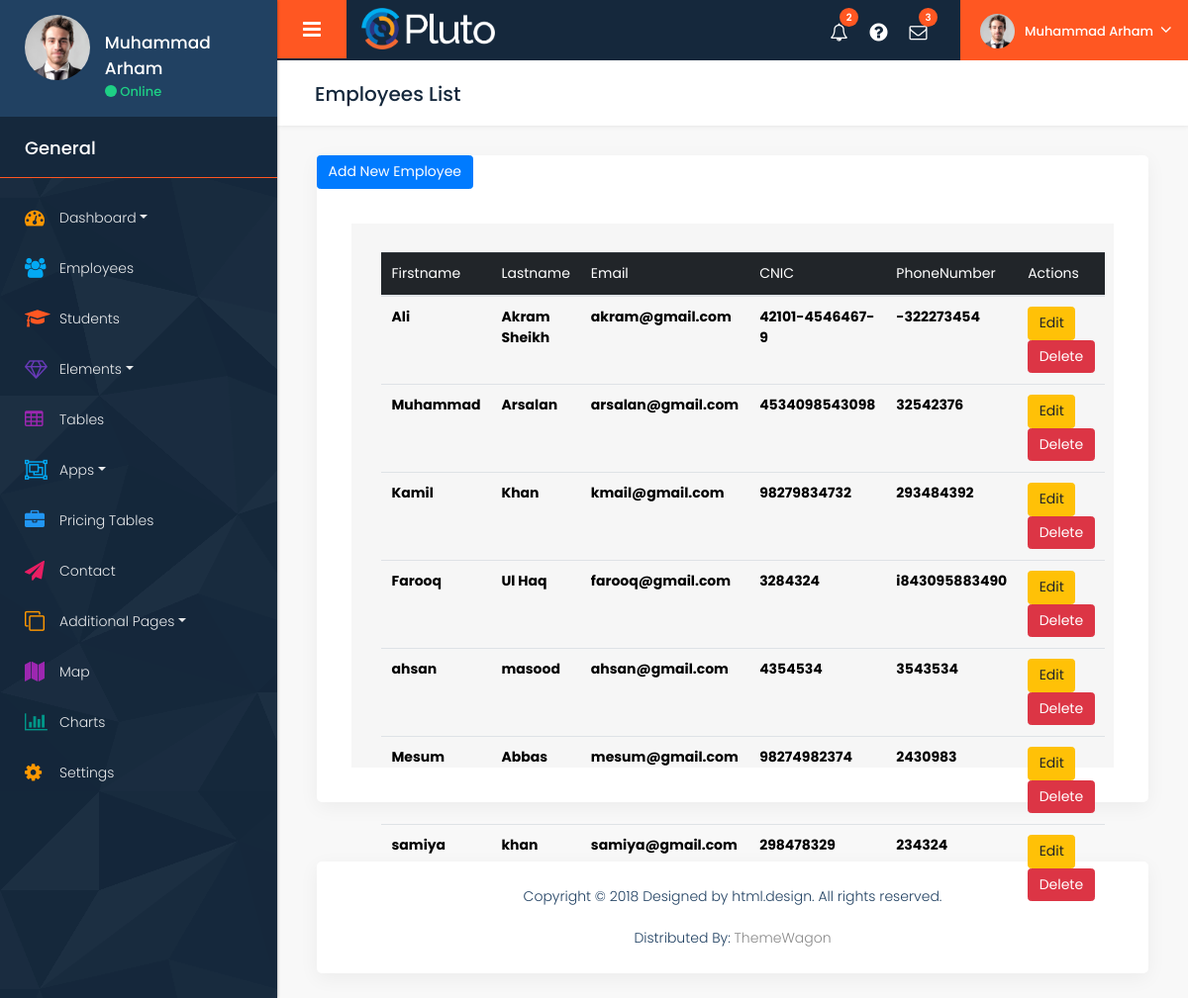
The app's page /hrm/Employee.php (signed in) with its own data.
### tables this page shows
CREATE TABLE `employee` (
  `Id` int(11) NOT NULL,
  `FirstName` varchar(100) NOT NULL,
  `LastName` varchar(100) NOT NULL,
  `Email` varchar(100) DEFAULT NULL,
  `Password` varchar(100) DEFAULT NULL,
  `CNIC` varchar(20) DEFAULT NULL,
  `DateOfBirth` datetime NOT NULL,
  `DateOfJoining` datetime NOT NULL,
  `Address` varchar(500) DEFAULT NULL,
  `RoleId` int(11) NOT NULL DEFAULT 0,
  `CreatedOn` datetime NOT NULL,
  `CreatedBy` int(11) NOT NULL DEFAULT 0,
  `Deleted` bit(1) NOT NULL DEFAULT b'0',
  `PhoneNumber` varchar(20) DEFAULT NULL
);

### DatabaseConfigurations/DbFucntions.php (called while the page is built, shortened)
<?php
    function ExecutreMySqlQuery($query)
    {
        if (!empty($query)) {
            $con = GetConnection();
            try {
                $result = mysqli_query($con, $query);
                $resultSet = array("Success" => true, "Response" => $result);
            } catch (\Throwable $th) {
                $error = "Query Failed! MySQL: Error: " . mysqli_error($con);
                $resultSet = array("Success" => false, "Response" => $error);
            }
            return $resultSet;
        }
    }
?>

### DatabaseConfigurations/Lists.php (the view, shortened to what this page needs)
<?php
    include "DbFucntions.php";
    function PrepareEmployeeList()
    {
        $query = "SELECT * FROM employee WHERE Deleted = 0";
        $result = ExecutreMySqlQuery($query);
        if (count($result) > 0) {
            if ($result["Success"] == true) {
                if (mysqli_num_rows($result["Response"]) > 0) {
                    while ($row = mysqli_fetch_assoc($result["Response"])) {
                        echo
                            "<tr>
                                <td>".$row["FirstName"]."</td>
                                <td>".$row["LastName"]."</td>
                                <td>".$row["Email"]."</td>
                                <td>".$row["CNIC"]."</td>
                                <td>".$row["PhoneNumber"]."</td>
                                <td>
                                    <a href='http://localhost:82/sms/hrm/EditEmployee.php?id=".$row["Id"]."' class='btn btn-warning' type='button'>Edit</a>
                                    <button name='deleteEmployee' type='submit' value='".$row["Id"]."' class='btn btn-danger'>Delete</button>
                                </td>
                            </tr>";
                    }
                }
                else {
                    echo "<tr>
                        <td colspan='4'>No Employees are found!</td>
                    </tr>";
                }
            }
        }
    }
?>

### Layouts/Admin/header.php (shortened to what this page needs)
<!DOCTYPE html>
<html lang="en">
   <head>
      <link rel="stylesheet" href="<?php echo "http://localhost:82/sms/Layouts/Admin/css/bootstrap.min.css" ?>" />
      <link rel="stylesheet" href="<?php echo "http://localhost:82/sms/Layouts/Admin/style.css" ?>" />
      <link rel="stylesheet" href="<?php echo "http://localhost:82/sms/Layouts/Admin/css/responsive.css" ?>" />
      <link rel="stylesheet" href="<?php echo "http://localhost:82/sms/Layouts/Admin/css/bootstrap-select.css" ?>" />
      <link rel="stylesheet" href="<?php echo "http://localhost:82/sms/Layouts/Admin/css/perfect-scrollbar.css" ?>" />
      <link rel="stylesheet" href="<?php echo "http://localhost:82/sms/Layouts/Admin/css/custom.css" ?>" />
   </head>
   <body class="dashboard dashboard_1">
      <div class="full_container">
         <div class="inner_container">
            <nav id="sidebar">
               <div class="sidebar_blog_1">
                  <div class="sidebar_user_info">
                     <div class="user_profle_side">
                        <div class="user_img"><img class="img-responsive" src="<?php echo "http://localhost:82/sms/Layouts/Admin/images/layout_img/user_img.jpg" ?>" alt="#" /></div>
                        <div class="user_info">
                           <h6><?php echo $_COOKIE["fullname"]; ?></h6>
                           <p><span class="online_animation"></span> Online</p>
                        </div>
                     </div>
                  </div>
               </div>
               <div class="sidebar_blog_2">
                  <h4>General</h4>
                  <ul class="list-unstyled components">
                     <li class="active">
                        <a href="#dashboard" data-toggle="collapse" aria-expanded="false" class="dropdown-toggle"><i class="fa fa-dashboard yellow_color"></i> <span>Dashboard</span></a>
                     </li>
                     <li><a href="http://localhost:82/sms/hrm/employee.php"><i class="fa fa-users blue2_color"></i> <span>Employees</span></a></li>
                     <li><a href="http://localhost:82/sms/student/student.php"><i class="fa fa-graduation-cap orange_color"></i> <span>Students</span></a></li>
                     <li>
                        <a href="#element" data-toggle="collapse" aria-expanded="false" class="dropdown-toggle"><i class="fa fa-diamond purple_color"></i> <span>Elements</span></a>
                     </li>
                     <li><a href="tables.html"><i class="fa fa-table purple_color2"></i> <span>Tables</span></a></li>
                     <li>
                        <a href="#apps" data-toggle="collapse" aria-expanded="false" class="dropdown-toggle"><i class="fa fa-object-group blue2_color"></i> <span>Apps</span></a>
                     </li>
                     <li><a href="price.html"><i class="fa fa-briefcase blue1_color"></i> <span>Pricing Tables</span></a></li>
                     <li>
                        <a href="contact.html">
                        <i class="fa fa-paper-plane red_color"></i> <span>Contact</span></a>
                     </li>
                     <li class="active">
                        <a href="#additional_page" data-toggle="collapse" aria-expanded="false" class="dropdown-toggle"><i class="fa fa-clone yellow_color"></i> <span>Additional Pages</span></a>
                     </li>
                     <li><a href="map.html"><i class="fa fa-map purple_color2"></i> <span>Map</span></a></li>
                     <li><a href="charts.html"><i class="fa fa-bar-chart-o green_color"></i> <span>Charts</span></a></li>
                     <li><a href="settings.html"><i class="fa fa-cog yellow_color"></i> <span>Settings</span></a></li>
                  </ul>
               </div>
            </nav>
            <div id="content">
               <div class="topbar">
                  <nav class="navbar navbar-expand-lg navbar-light">
                     <div class="full">
                        <button type="button" id="sidebarCollapse" class="sidebar_toggle"><i class="fa fa-bars"></i></button>
                        <div class="logo_section">
                           <a href="index.html"><img class="img-responsive" src="<?php echo "http://localhost:82/sms/Layouts/Admin/images/logo/logo.png" ?>" alt="#" /></a>
                        </div>
                        <div class="right_topbar">
                           <div class="icon_info">
                              <ul>
                                 <li><a href="#"><i class="fa fa-bell-o"></i><span class="badge">2</span></a></li>
                                 <li><a href="#"><i class="fa fa-question-circle"></i></a></li>
                                 <li><a href="#"><i class="fa fa-envelope-o"></i><span class="badge">3</span></a></li>
                              </ul>
                              <ul class="user_profile_dd">
                                 <li>
                                    <a class="dropdown-toggle" data-toggle="dropdown"><img class="img-responsive rounded-circle" src="<?php echo "http://localhost:82/sms/Layouts/Admin/images/layout_img/user_img.jpg" ?>" alt="#" /><span class="name_user"><?php echo $_COOKIE["fullname"]; ?></span></a>
                                 </li>
                              </ul>
                           </div>
                        </div>
                     </div>
                  </nav>
               </div>
               <div class="midde_cont">
                  <div class="container-fluid">

### HRM/Employee.php (shortened to what this page needs)
<?php
  include_once "../Layouts/Admin/header.php"
?>
<div class="row column_title">
  <div class="col-md-12">
      <div class="page_title">
        <h2>Employees List</h2>
      </div>
  </div>
</div>
<div class="row">
  <div class="col-md-12">
    <div class="white_shd full margin_bottom_30">
      <form method="POST">
        <a href="http://localhost:82/sms/hrm/CreateEmployee.php" class="btn btn-primary" type="button">Add New Employee</a>
        <div class="full inbox_inner_section">
          <div class="row">
            <div class="col-md-12">
              <div class="full padding_infor_info">
                <div class="mail-box">
                  <div class="inbox-head" style="height: 550px;">
                    <table class="table customLable">
                      <thead class="table-dark">
                        <tr>
                          <th>Firstname</th>
                          <th>Lastname</th>
                          <th>Email</th>
                          <th>CNIC</th>
                          <th>PhoneNumber</th>
                          <th>Actions</th>
                        </tr>
                      </thead>
                      <tbody>
                        <?php
                          include "../DatabaseConfigurations/Lists.php";
                          PrepareEmployeeList();
                        ?>
                      </tbody>
                    </table>
                  </div>
                </div>
              </div>
            </div>
          </div>
        </div>
      </form>
    </div>
  </div>
</div>
<?php
  include_once "../Layouts/Admin/footer.php"
?>

### Layouts/Admin/footer.php (shortened to what this page needs)
                    </div>
                  <div class="container-fluid">
                     <div class="footer">
                        <p>Copyright © 2018 Designed by html.design. All rights reserved.<br><br>
                           Distributed By: <a href="https://themewagon.com/">ThemeWagon</a>
                        </p>
                     </div>
                  </div>
               </div>
            </div>
         </div>
      </div>
   </body>
</html>

### Layouts/Admin/css/perfect-scrollbar.css (style rules this page uses)
.ps { overflow: hidden !important; overflow-anchor: none; -ms-overflow-style: none; touch-action: auto; -ms-touch-action: auto; }

### HRM/Employee.php (style rules this page uses)
.customLable { color: black; font-weight: 700; margin-top: 5px; }

### records on screen
employee: FirstName "Ali", LastName "Akram Sheikh", Email "akram@gmail.com", CNIC "42101-4546467-9", PhoneNumber "-322273454", $row["Id"] 6 (drawn)
employee: FirstName "Muhammad", LastName "Arsalan", Email "arsalan@gmail.com", CNIC "4534098543098", PhoneNumber "32542376", $row["Id"] 7 (drawn)
employee: FirstName "Kamil", LastName "Khan", Email "kmail@gmail.com", CNIC "98279834732", PhoneNumber "293484392", $row["Id"] 8 (drawn)
employee: FirstName "Farooq", LastName "Ul Haq", Email "farooq@gmail.com", CNIC "3284324", PhoneNumber "i843095883490", $row["Id"] 9 (drawn)
employee: FirstName "ahsan", LastName "masood", Email "ahsan@gmail.com", CNIC "4354534", PhoneNumber "3543534", $row["Id"] 11 (drawn)
employee: FirstName "Mesum", LastName "Abbas", Email "mesum@gmail.com", CNIC "98274982374", PhoneNumber "2430983", $row["Id"] 12 (drawn)
employee: FirstName "samiya", LastName "khan", Email "samiya@gmail.com", CNIC "298478329", PhoneNumber "234324", $row["Id"] 13 (drawn)

### other values on screen
$_COOKIE["fullname"] "Muhammad Arham"
